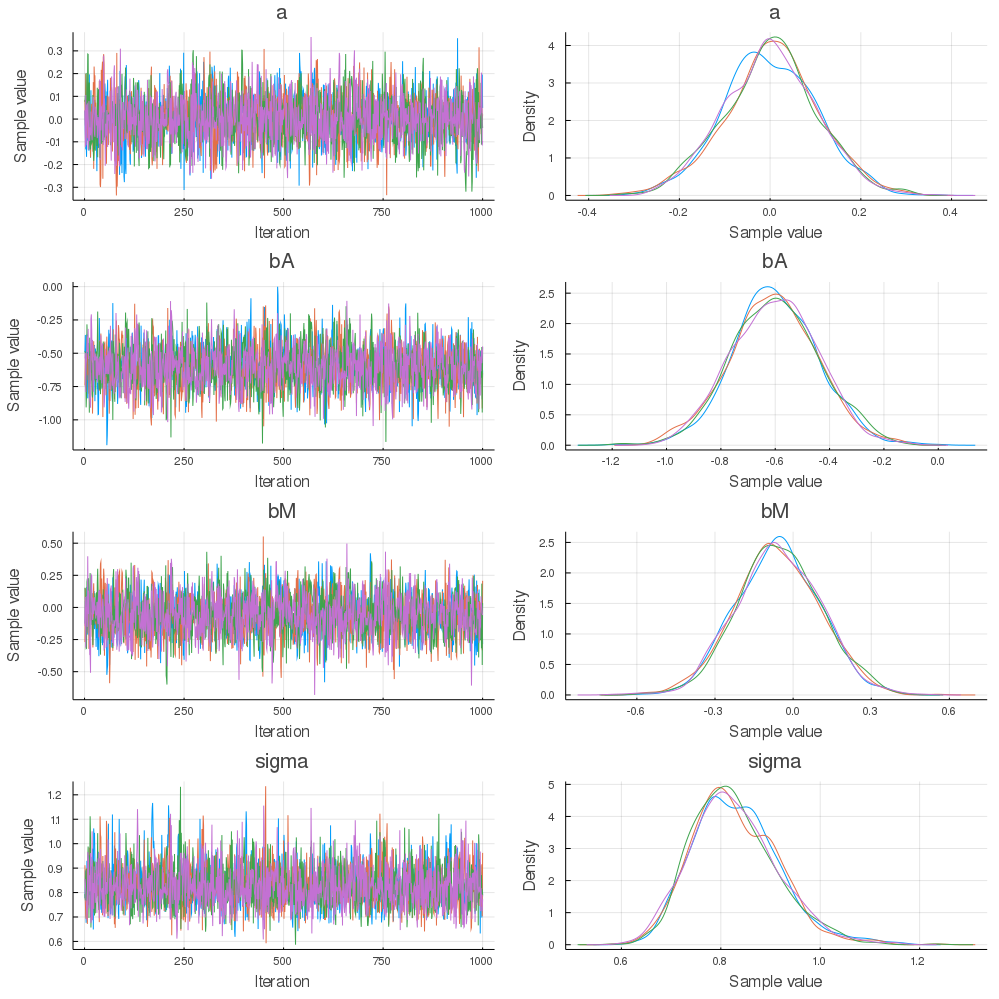

The script that saved this image:
# Load Julia packages (libraries) needed for clip

using StatisticalRethinking
using CSV, StanSample, DataFrames, Statistics
using KernelDensity, MonteCarloMeasurements
using StatsPlots

ProjDir = @__DIR__

# ### snippet 5.1

df = CSV.read(rel_path("..", "data", "WaffleDivorce.csv"), delim=';')
scale!(df, [:Marriage, :MedianAgeMarriage, :Divorce])

# Define the Stan language model

m5_3 = "
data {
  int N;
  vector[N] divorce_s;
  vector[N] marriage_s;
  vector[N] medianagemarriage_s;
}
parameters {
  real a;
  real bA;
  real bM;
  real<lower=0> sigma;
}
model {
  vector[N] mu = a + + bA * medianagemarriage_s + bM * marriage_s;
  a ~ normal( 0 , 0.2 );
  bA ~ normal( 0 , 0.5 );
  bM ~ normal( 0 , 0.5 );
  sigma ~ exponential( 1 );
  divorce_s ~ normal( mu , sigma );
}
";

# Define the SampleModel
m_5_3 = SampleModel("m5_3", m5_3);

# Input data

m5_3_data = Dict(
  "N" => size(df, 1), 
  "divorce_s" => df[:, :Divorce_s],
  "marriage_s" => df[:, :Marriage_s],
  "medianagemarriage_s" => df[:, :MedianAgeMarriage_s] 
);

# Sample using cmdstan

rc = stan_sample(m_5_3, data=m5_3_data);

if success(rc)

  # Describe the draws

  chns = read_samples(m_5_3; output_format=:mcmcchains)
  #show(chns)
  plot(chns)
  savefig("$(ProjDir)/m5.3.png")

  println()
  sdf = read_summary(m_5_3)
  #sdf |> display

  # Rethinking results

  rethinking_results = "
           mean   sd  5.5% 94.5%
    a      0.00 0.10 -0.16  0.16
    bM    -0.07 0.15 -0.31  0.18
    bA    -0.61 0.15 -0.85 -0.37
    sigma  0.79 0.08  0.66  0.91
  ";

end
